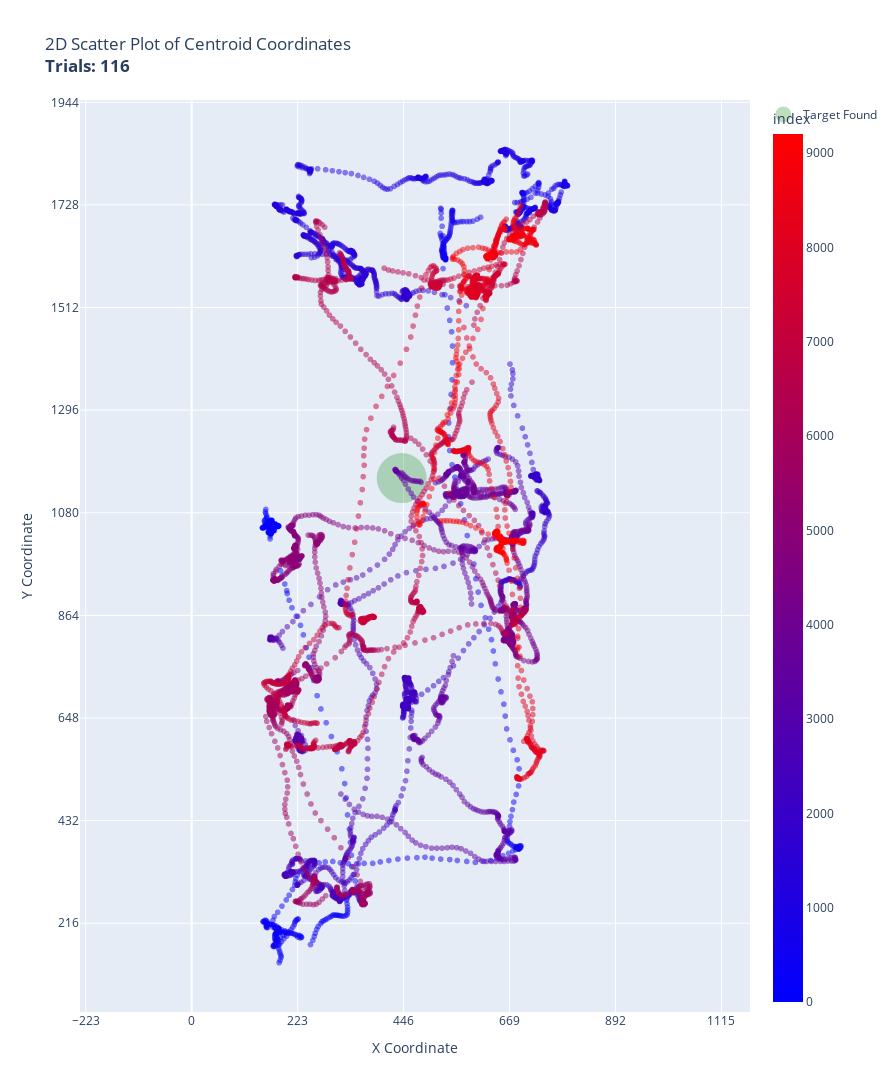

Notebook source saved alongside this figure:
### Code cell
visualize_trial_trajectory(event_data, trial_number=[trials_list[-1]], color_code="frame_number", target_frame=True, opacity=.5)

### Figure 1 — Plotly figure (JSON) as saved in the notebook; plotly's stock layout.template omitted (floating-point values rounded to 4 significant figures; data arrays with more than 128 entries replaced by an {"elided": "..."} marker saying what was removed)
{"data": [{"hovertemplate": "centroid_x=%{x}<br>centroid_y=%{y}<br>index=%{marker.color}<extra></extra>", "legendgroup": "", "marker": {"color": {"elided": "9203 int values"}, "coloraxis": "coloraxis", "opacity": 0.5, "symbol": "circle"}, "mode": "markers", "name": "", "showlegend": false, "type": "scattergl", "x": {"elided": "9203 int values"}, "xaxis": "x", "y": {"elided": "9203 int values"}, "yaxis": "y"}, {"marker": {"color": "green", "size": 50, "symbol": "circle"}, "mode": "markers", "name": "Target Found", "opacity": 0.25, "type": "scatter", "x": [442], "y": [1153]}], "layout": {"coloraxis": {"colorbar": {"title": {"text": "index"}}, "colorscale": [[0, "rgb(0,0,255)"], [1, "rgb(255,0,0)"]]}, "height": 1952, "legend": {"tracegroupgap": 0}, "title": {"text": "2D Scatter Plot of Centroid Coordinates<br><b>Trials: 116</b>"}, "width": 894, "xaxis": {"anchor": "y", "domain": [0, 1], "dtick": 223, "gridwidth": 1, "tick0": 0, "title": {"text": "X Coordinate"}}, "yaxis": {"anchor": "x", "domain": [0, 1], "dtick": 216, "gridwidth": 1, "scaleanchor": "x", "tick0": 0, "title": {"text": "Y Coordinate"}}}}
